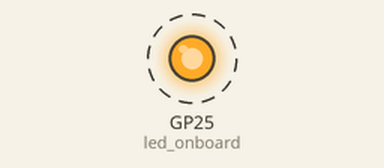
Simulated run of this program. Board: Raspberry Pi Pico running MicroPython. On the bench: output pins drawn as LEDs (lit = HIGH). Dashed ring = blinking. What the program prints to the serial console is not drawn.

Above: at 0.5 s.
Timing chart, 0 to 4.6 s (numbered marks = the images above):
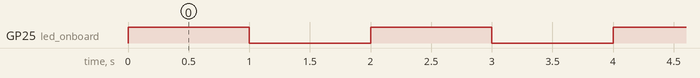

Measured:
- by itself, GP25 (led_onboard): alternates HIGH for 1.0 s and LOW for 1.0 s

The program:

01_blink_led.py
```python
import machine
import time

# Define the GPIO port of the onboard LED as a GP25 pin and set it to output mode.
led_onboard = machine.Pin(25, machine.Pin.OUT)

while True:
    led_onboard.value(1)    # Output high level.
    print("Light on...")
    time.sleep(1)          # Delay 1s.
    led_onboard.value(0)    # Output low level.
    print("Light off.")
    time.sleep(1)          # Delay 1s
```
